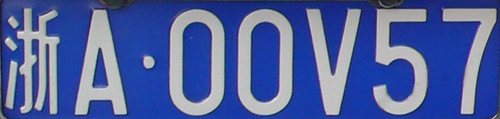
#> input picture dataset/车牌图片库/00V57.bmp, 500 x 119 px, found by its file name; its folder holds only this picture in this run
$ python opencvtest.py
#> lines starting #> are read from the running program, lines starting #| are printed output that depends on the picture; after the words box and inside, x2 and y2 are one past the last pixel; in counts of white or black regions, pixels touching at a corner belong together
import cv2
import sys
import numpy as np


def segment(fpath):
    img = cv2.imread(fpath)
#> img is the input picture: shape (119, 500, 3); mean B, G, R 157.6, 97, 79.8
    if img is None:
        sys.exit(f"Failed to load image {fpath}!")

    # output data
    print(img.shape)
#| (119, 500, 3)
    print(img[0, 0, :])
#| [53 66 50]

    # resize
    img = cv2.resize(img, (500, 130), cv2.INTER_AREA)
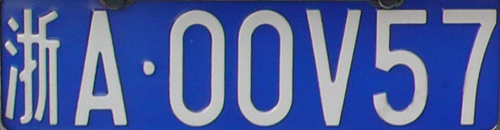
#> img: shape (130, 500, 3); mean B, G, R 157.5, 96.9, 79.7

    # show & close
    # cv2.imshow('image', img)
    # cv2.waitKey(0)
    # cv2.destroyAllWindows()

    # smooth
    img = cv2.blur(img, (3, 3))

    # binary
    rows, cols, channels = img.shape
#> rows = 130; cols = 500; channels = 3
    bimg = np.zeros((rows, cols))
    for r in range(rows):
        for c in range(cols):
            if img[r, c].min() > 130:
                bimg[r, c] = 255
            else:
                bimg[r, c] = 0
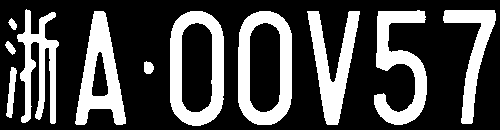
#> bimg: shape (130, 500) float64; 29.2% white; 11 white regions, largest, box (x1, y1, x2, y2) and area: (170, 11, 224, 126) 3088, (238, 11, 292, 125) 3069, (374, 10, 427, 125) 2822
    cv2.imshow('W1', bimg, )
    cv2.moveWindow('W1', 0, 0)
    # cv2.waitKey(0)
    # cv2.destroyAllWindows()

    # 3x3 filter
    prewitt_x = np.array([
        [-1, -2, -1],
        [0, 0, 0],
        [1, 2, 1]
    ])
    prewitt_y = np.array([
        [-1, 0, 1],
        [-2, 0, 2],
        [-1, 0, 1]
    ])
    colorimg = img.copy()
    segimg = bimg.copy()
    boderimg = np.zeros((rows+2, cols+2))
    boderimg[1:-1, 1:-1] = segimg
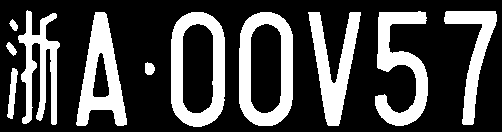
#> boderimg: shape (132, 502) float64; 28.7% white; 11 white regions, largest, box (x1, y1, x2, y2) and area: (171, 12, 225, 127) 3088, (239, 12, 293, 126) 3069, (375, 11, 428, 126) 2822
    for r in range(rows):
        r += 1
        for c in range(cols):
            c += 1
            region = boderimg[r-1:r+2, c-1:c+2]
            # if np.abs(np.sum(region * prewitt_x)) > 5:
            #     colorimg[r-1, c-1] = np.array([0, 0, 255])
            if np.abs(np.sum(region * prewitt_y)) > 5:
                colorimg[r-1, c-1] = np.array([0, 0, 255])
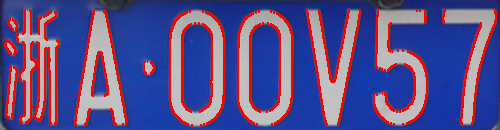
#> colorimg: shape (130, 500, 3); mean B, G, R 139.8, 81.6, 93.3
#> after the loop, c = 500

    col_start = 0
    seglines = []
    for c in range(cols):
        if bimg[:, c].sum() > 255*5:
            col_end = c
            if col_end - col_start > 10:
                colorimg[:, (col_start + col_end)//2] = np.array([0, 255, 0])
                seglines.append((col_start + col_end)//2)
            col_start = c
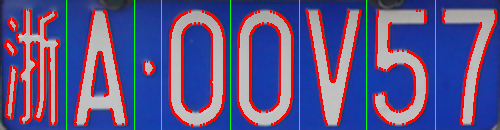
#> colorimg: shape (130, 500, 3); 1.4% of pixels changed, all inside (x1, y1, x2, y2) = (66, 0, 436, 130)
#> after the loop, seglines = [66, 134, 161, 230, 299, 366, 435]
    cv2.imshow('W2', colorimg)
    cv2.moveWindow('W2', 0, 300)
    cv2.waitKey(0)
    cv2.destroyAllWindows()

    # [8 lines of commented-out code are left out]


def main():
    import os
    dirname = r'/home/lpy/PythonProjects/LicensePlateRecognition/dataset/车牌图片库'
    file_list = os.listdir(dirname)
    for fname in file_list:
        print(fname)
        if fname.endswith('bmp'):
            fpath = f'{dirname}/{fname}'
            segment(fpath)


if __name__ == '__main__':
    main()

$ run again, on dataset/车牌图片库/0L007.bmp
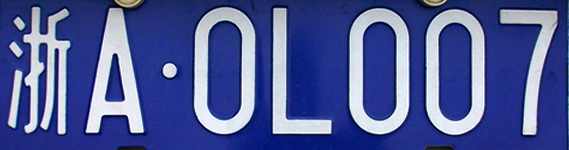
#> input picture dataset/车牌图片库/0L007.bmp, 569 x 150 px, found by its file name
#> in segment, img is the input picture: shape (150, 569, 3); mean B, G, R 150.4, 89.7, 77.8
#| (150, 569, 3)
#| [83 28 22]
#> after the loop in segment, `for r in range(rows):`:
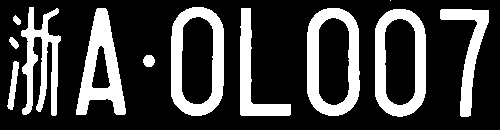
#> bimg: shape (130, 500) float64; 25.3% white; 12 white regions (1 under 20 px), largest, box (x1, y1, x2, y2) and area: (171, 7, 224, 116) 2747, (307, 8, 360, 116) 2715, (375, 9, 426, 117) 2605
#> boderimg: shape (132, 502) float64; 24.8% white; 12 white regions (1 under 20 px), largest, box (x1, y1, x2, y2) and area: (172, 8, 225, 117) 2747, (308, 9, 361, 117) 2715, (376, 10, 427, 118) 2605
#> after the loop in segment, `for c in range(cols):`:
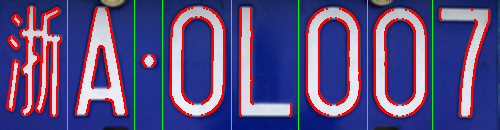
#> colorimg: shape (130, 500, 3); mean B, G, R 130.5, 77.9, 90.2

$ run again, on dataset/车牌图片库/1Q169.bmp
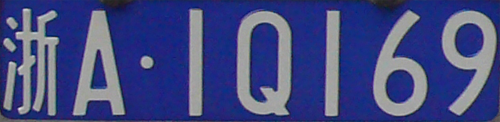
#> input picture dataset/车牌图片库/1Q169.bmp, 500 x 122 px, found by its file name
#> in segment, img is the input picture: shape (122, 500, 3); mean B, G, R 129.8, 74, 66.6
#| (122, 500, 3)
#| [67 27 38]
#> after the loop in segment, `for r in range(rows):`:
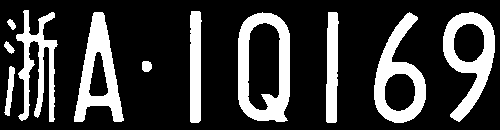
#> bimg: shape (130, 500) float64; 23% white; 11 white regions, largest, box (x1, y1, x2, y2) and area: (238, 12, 290, 122) 2879, (74, 12, 124, 122) 2426, (443, 12, 495, 122) 2401
#> boderimg: shape (132, 502) float64; 22.5% white; 11 white regions, largest, box (x1, y1, x2, y2) and area: (239, 13, 291, 123) 2879, (75, 13, 125, 123) 2426, (444, 13, 496, 123) 2401
#> after the loop in segment, `for c in range(cols):`:
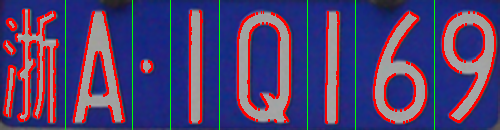
#> colorimg: shape (130, 500, 3); mean B, G, R 112.9, 63.4, 78.9

$ run again, on dataset/车牌图片库/02N29.bmp
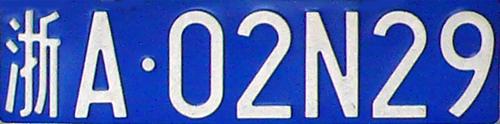
#> input picture dataset/车牌图片库/02N29.bmp, 500 x 124 px, found by its file name
#> in segment, img is the input picture: shape (124, 500, 3); mean B, G, R 183.3, 107.2, 84.7
#| (124, 500, 3)
#| [145  56  43]
#> after the loop in segment, `for r in range(rows):`:
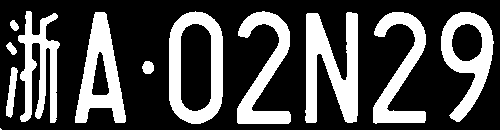
#> bimg: shape (130, 500) float64; 30.1% white; 12 white regions (1 under 20 px), largest, box (x1, y1, x2, y2) and area: (305, 12, 358, 123) 3506, (169, 11, 223, 124) 2979, (75, 12, 126, 123) 2738
#> boderimg: shape (132, 502) float64; 29.5% white; 12 white regions (1 under 20 px), largest, box (x1, y1, x2, y2) and area: (306, 13, 359, 124) 3506, (170, 12, 224, 125) 2979, (76, 13, 127, 124) 2738
#> after the loop in segment, `for c in range(cols):`:
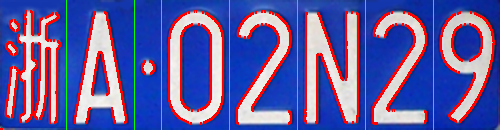
#> colorimg: shape (130, 500, 3); mean B, G, R 160.5, 93.6, 98.4
